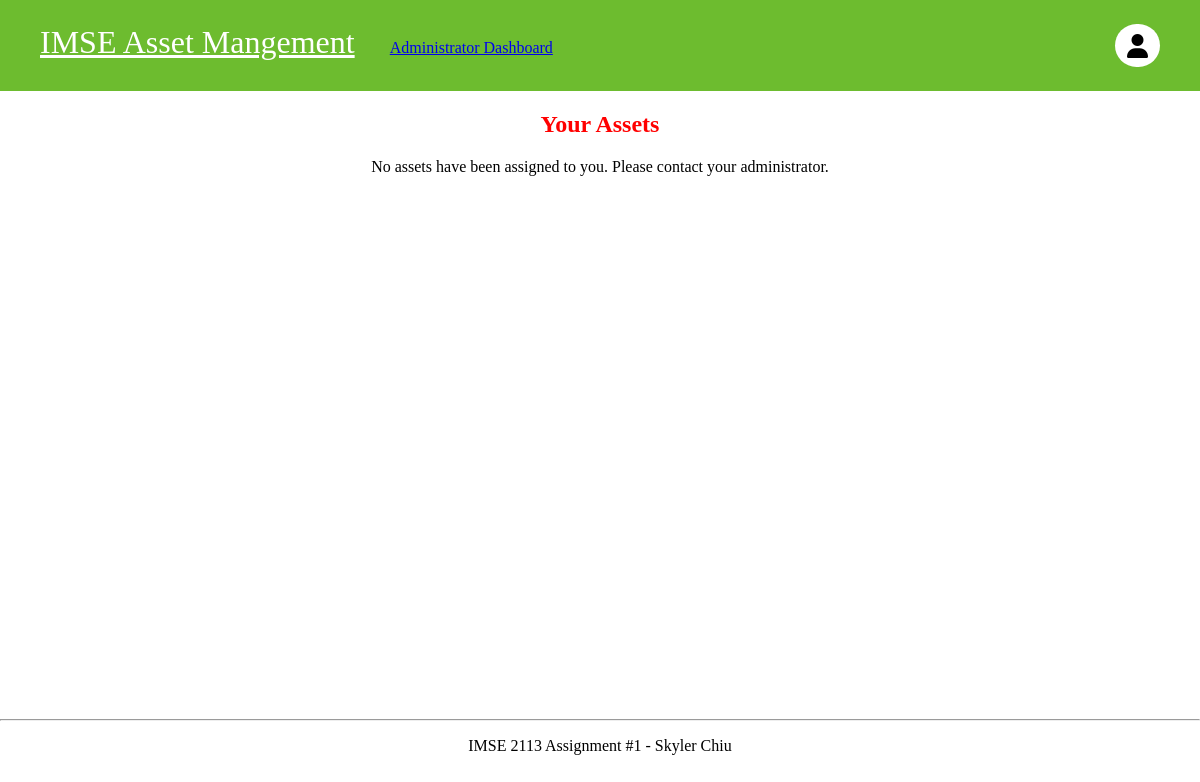
Page /home (signed in) on the earlier database version.
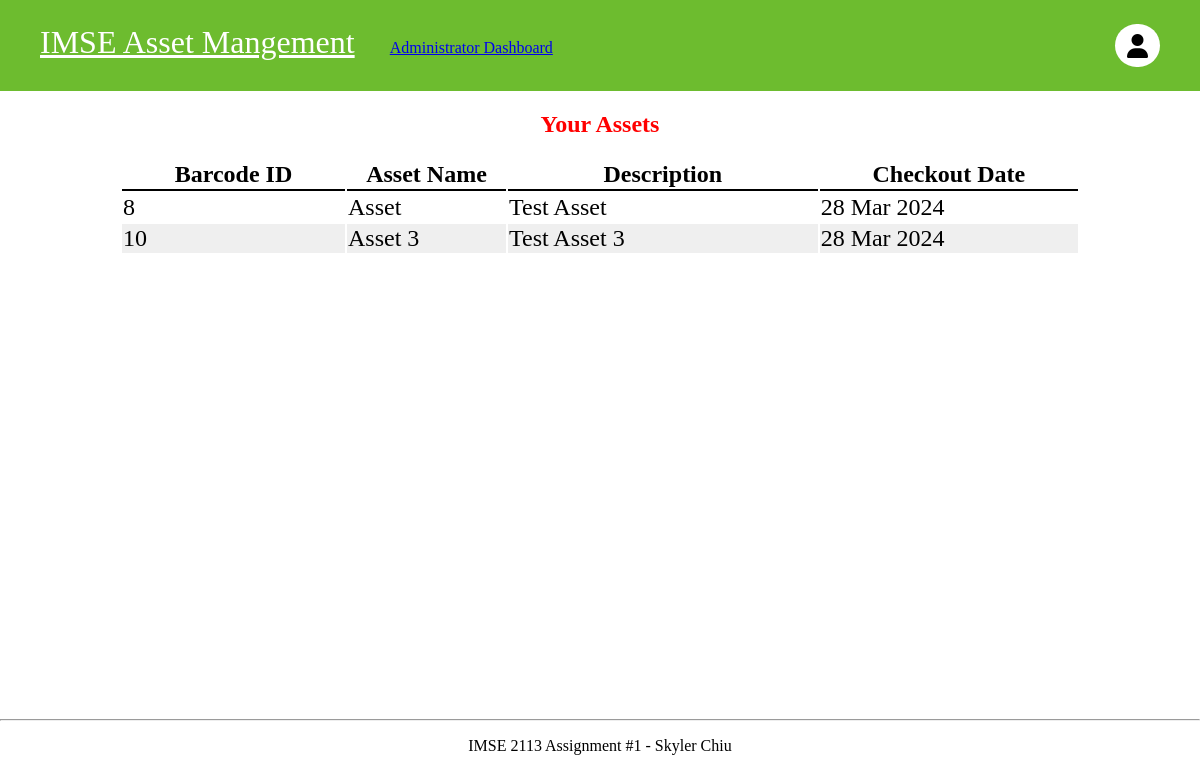
Same page on the later database version.
### asset_management/models.py (models this page shows, shortened)
class Asset(models.Model):
    name = models.CharField(max_length=300)
    description = models.CharField(max_length=300, null = True, blank=True)
    assigned = models.BooleanField(default=False)
    registered_user = models.ForeignKey(User, on_delete=models.SET_NULL, null=True, blank=True)
    checkout_date = models.DateTimeField(null=True, blank=True)

### asset_management/views.py (the view)
class AssetListView(ListView):
    model = Asset
    def get_queryset(self):
        return super().get_queryset().filter(registered_user=self.request.user)

### asset_management/templates/asset_management/home.html (shortened to what this page needs)
{% extends "asset_management/layout.html" %}
{% block content %}
    <h2 class = "home-header">Your Assets</h2>
    {% if message_list %}
    <div class = "table-container">
        <table class="message_list">
            <thead>
                <tr>
                    <th>Barcode ID</th>
                    <th>Asset Name</th>
                    <th>Description</th>
                    <th>Checkout Date</th>
                </tr>
            </thead>
            <tbody>
                {% for message in message_list %}
                    <tr>
                        <td>{{ message.id }}</td>
                        <td>{{ message.name }}</td>
                        <td>{{ message.description }}</td>
                        <td> {{ message.checkout_date | date:'d M Y'}} </td>
                    </tr>
                {% endfor %}
            </tbody>
        </table>
    </div>
    {% else %}
        <p class = "no-asset-message">No assets have been assigned to you. Please contact your administrator</a>.</p>
 {% endif %}
{% endblock %}

### asset_management/templates/asset_management/layout.html (shortened to what this page needs)
<!DOCTYPE html>
<html>
    <head>
        {% load static %}
        <link rel="stylesheet" type="text/css" href="{% static 'asset_management/styles.css' %}"/>
    </head>
<body>
    <div class="navbar">
        <div class = 'left-navbar'>
            <a href="{% url 'home' %}" class="navbar-brand">IMSE Asset Mangement</a>
            <a href="/admin" class="navbar-item">Administrator Dashboard</a>
        </div>
        <div class = 'right-navbar'>
            <div class="dropdown">
                <i id = "user-icon" class="fa fa-solid fa-user"></i>
            </div>
    </div>
    </div>
    <div class="body-content">
        <div class = "content-container">
            {% block content %}
            {% endblock %}
        </div>
    <hr/>
    <footer>
    <p class = 'footer'> IMSE 2113 Assignment #1 - Skyler Chiu</p>
    </footer>
    </div>
</body>
</html>

### asset_management/static/asset_management/styles.css (style rules this page uses)
body { margin:0; height: 100% }
.content-container { min-height: 75vh; }
.home-header { color: red; text-align: center; }
.navbar { display: flex; justify-content: space-between; padding: 3vh 5vh 3vh 5vh; background-color: #6dbc2f; }
.navbar-brand { font-size: 4vh; color: white; padding-right: 4vh }
#user-icon { font-size: 3vh; }
i.fa { display: inline-block; border-radius: 60px; padding: 1.2vh 1.5vh; background-color: white; }
.dropdown { display: inline-block; position: relative; align-self: flex-start; }
.table-container { display: flex; justify-content: center; }
.message_list { width: 80%; }
tr:nth-child(even) { background-color: #efefef; }
td { width: 5vh; font-size: 3vh; }
th { border-bottom: 2px solid #000000; font-size: 3vh; }
.footer { text-align: center; }

Differences in the rows shown:
now on this page (row edited): Asset: id "8", name "Asset", description "Test Asset", checkout_date "28 Mar 2024"
added Asset: id "10", name "Asset 3", description "Test Asset 3", checkout_date "28 Mar 2024"
Other differences:
text no longer shown: "No assets have been assigned to you. Please contact your administrator ."
text now shown: "Barcode ID Asset Name Description Checkout Date"
